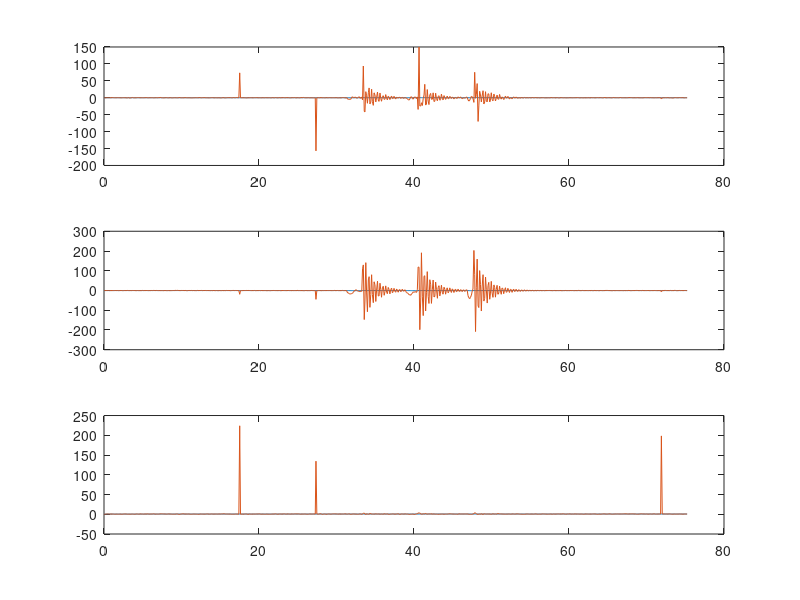
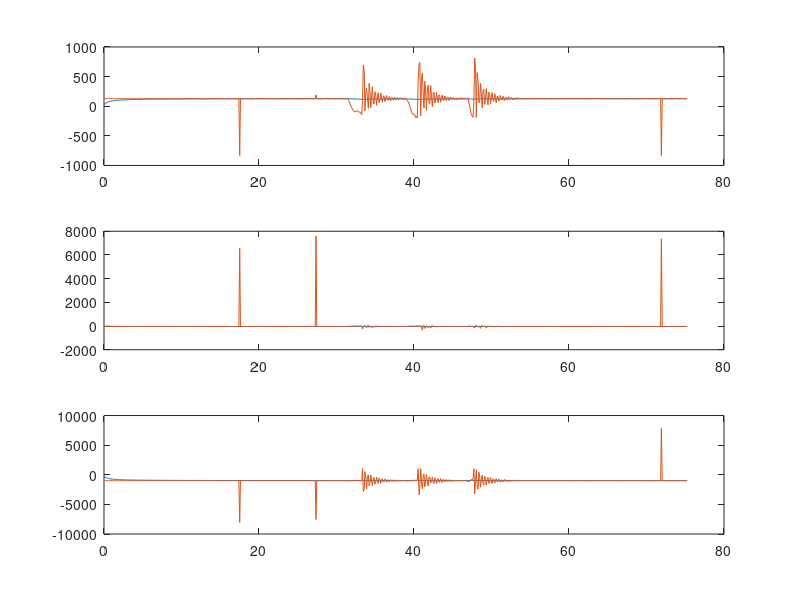
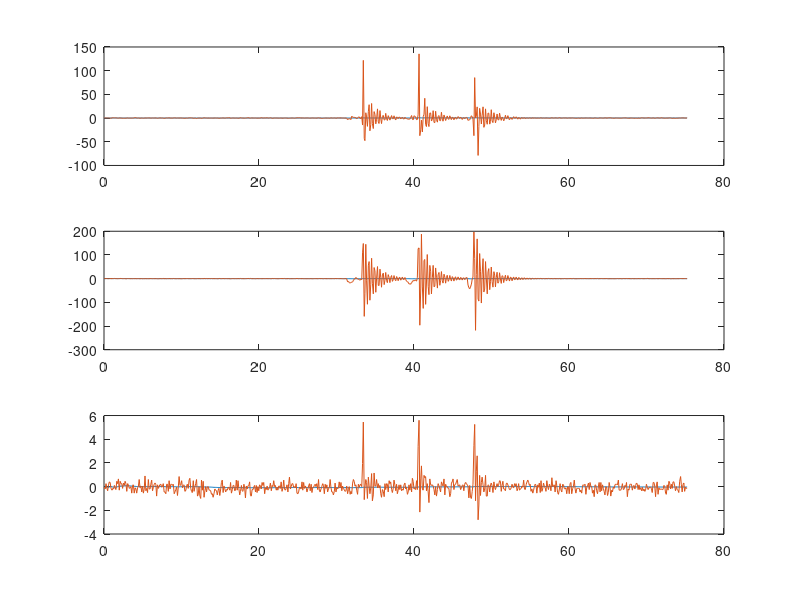
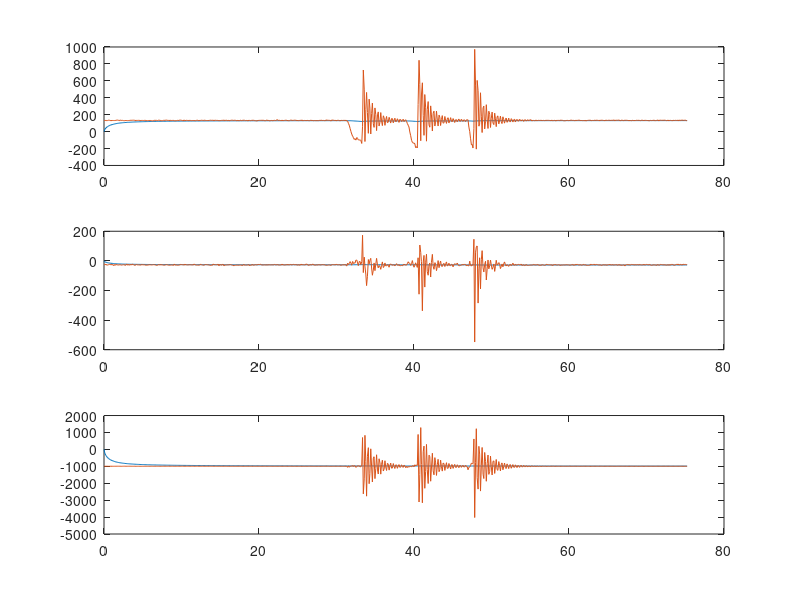

These figures' MATLAB source, in order:
%Plotting raw data vs. filtered
temp = load('IMU1.mat');
imu1 = temp.ans;
temp = load('IMU1_raw.mat');
imu1_raw = temp.ans;
temp = load('IMU2.mat');
imu2 = temp.ans;
temp = load('IMU2_raw.mat');
imu2_raw = temp.ans;
temp = load('IMU3.mat');
imu3 = temp.ans;
temp = load('IMU3_raw.mat');
imu3_raw = temp.ans;
temp = load('IMU4.mat');
imu4 = temp.ans;
temp = load('IMU4_raw.mat');
imu4_raw = temp.ans;
fignum = 1;
for i = 1:4
    figure(fignum)
    name = sprintf('imu%i',i);
    raw = sprintf('imu%i_raw',i);
    eval(sprintf('subplot(3,1,1); plot(%s(1,:),%s(2,:),%s(1,:),%s(2,:));', name, name, name, raw));
    eval(sprintf('subplot(3,1,2); plot(%s(1,:),%s(3,:),%s(1,:),%s(3,:));', name, name, name, raw));
    eval(sprintf('subplot(3,1,3); plot(%s(1,:),%s(4,:),%s(1,:),%s(4,:));', name, name, name, raw));
    fignum = fignum+1;
    figure(fignum)
    eval(sprintf('subplot(3,1,1); plot(%s(1,:),%s(8,:),%s(1,:),%s(5,:));', name, name, name, raw));
    eval(sprintf('subplot(3,1,2); plot(%s(1,:),%s(9,:),%s(1,:),%s(6,:));', name, name, name, raw));
    eval(sprintf('subplot(3,1,3); plot(%s(1,:),%s(10,:),%s(1,:),%s(7,:));', name, name, name, raw));
    fignum = fignum+1;
end
    